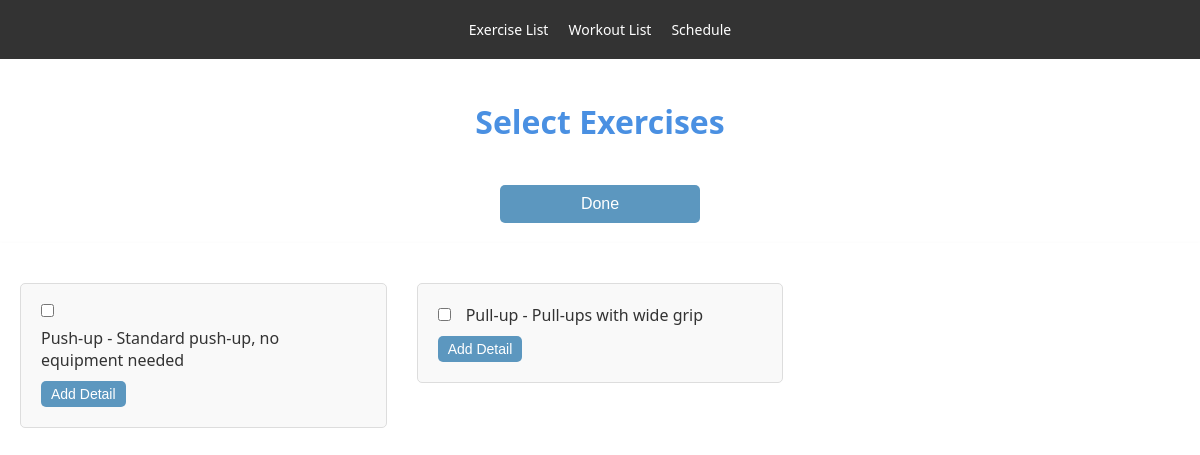
/select-exercise/4, run on an earlier commit of the app's database.
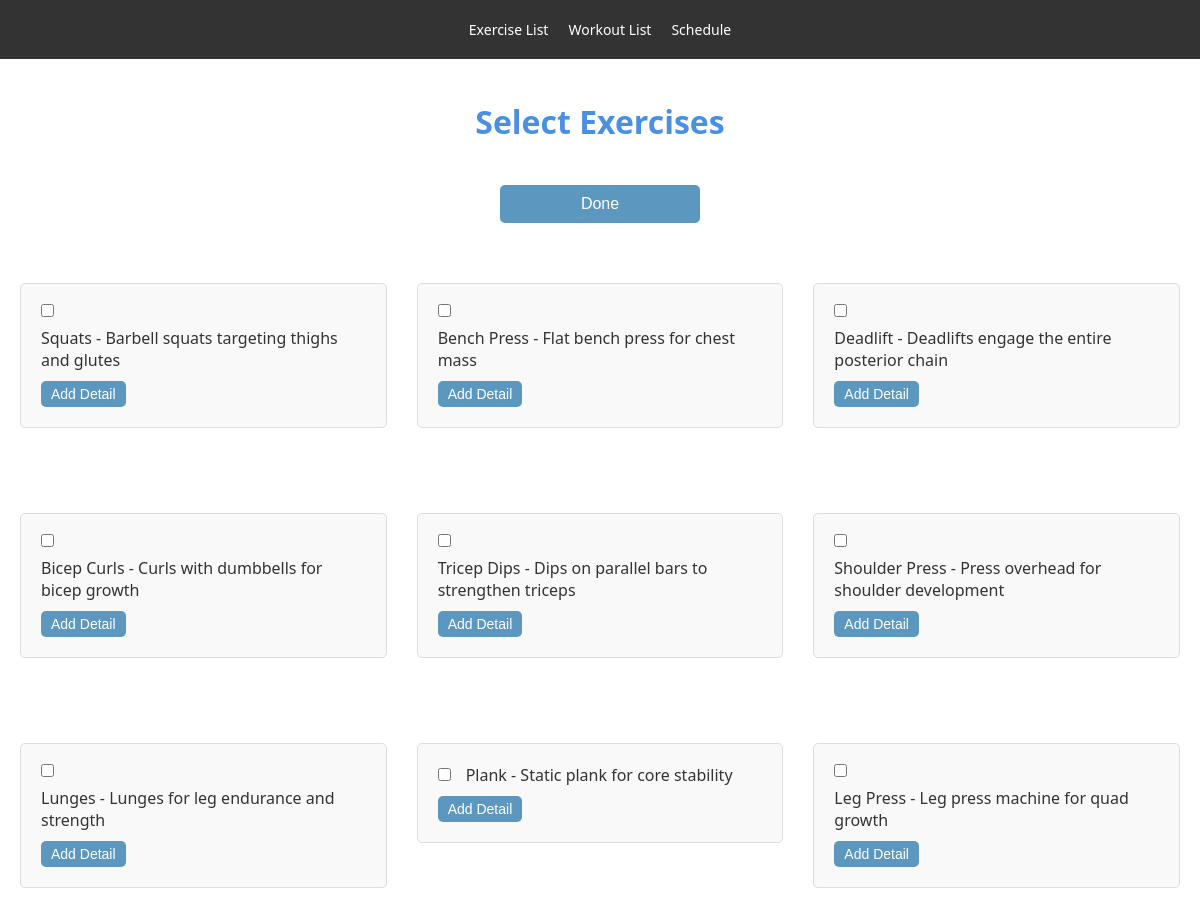
And on a later commit of the database.
### tables this page shows
CREATE TABLE Exercise (
    exercise_id INTEGER PRIMARY KEY,
    name TEXT,
    exercise_detail_id INTEGER,
    rating INTEGER CHECK (rating >= 1 AND rating <= 10),
    intensity TEXT CHECK (intensity IN ('Light', 'Moderate', 'Vigorous')),
    muscle_group TEXT CHECK (muscle_group IN ('Chest', 'Back', 'Shoulders', 'Arms', 'Abdominals', 'Lower Back', 'Hips', 'Thighs', 'Legs', 'Adductors and Abductors')),
    description TEXT,
    FOREIGN KEY (exercise_detail_id) REFERENCES Exercise_Detail(exercise_detail_id)
);

### app.py (the view)
@app.route('/select-exercise/<int:workout_id>')
def select_exercise(workout_id):
    try:
        exercises = get_exercises_without_details()  # Fetch exercises without details
        return render_template('select-exercise.html', exercises=exercises, workout_id=workout_id)
    except Exception as e:
        flash('Error fetching exercises: ' + str(e), 'error')
        return redirect(url_for('workout_list'))

### app.py (called while the page is built)
def get_db():
    if 'sqlite_db' not in g:
        g.sqlite_db = sqlite3.connect(DATABASE)
        g.sqlite_db.row_factory = sqlite3.Row
    return g.sqlite_db

def get_exercises_without_details():
    try:
        db = get_db()  # Assuming this function returns the database connection
        cur = db.cursor()
        cur.execute('''
            SELECT * FROM Exercise
        ''')
        rows = cur.fetchall()
        exercises = []
        for row in rows:
            exercise = dict(row)
            exercises.append(exercise)
        return exercises
    except Exception as e:
        raise RuntimeError("Error fetching exercises without details: " + str(e))

### templates/select-exercise.html (shortened to what this page needs)
<!DOCTYPE html>
<html lang="en">
<head>
    <link rel="stylesheet" href="{{ url_for('static', filename='styles.css') }}">
</head>
<body>
    <header>
        <nav>
            <ul>
                <li><a href="{{ url_for('exercise_list') }}">Exercise List</a></li>
                <li><a href="{{ url_for('workout_list') }}">Workout List</a></li>
                <li><a href="{{ url_for('schedule') }}">Schedule</a></li>
            </ul>
        </nav>
    </header>
    <h1>Select Exercises</h1>
    <button id="done-button" class="done-button">Done</button>
    <div id="exercises-container" class="exercises-container">
        {% for exercise in exercises %}
            <div class="exercise-container">
                <form class="exercise-form" data-exercise-id="{{ exercise.exercise_id }}">
                    <input type="checkbox" name="exercise-checkbox" id="exercise-{{ exercise.exercise_id }}" value="{{ exercise.exercise_id }}">
                    <label for="exercise-{{ exercise.exercise_id }}">{{ exercise.name }} - {{ exercise.description }}</label>
                    <button type="button" class="show-detail-button">Add Detail</button>
                </form>
            </div>
        {% endfor %}
    </div>
</body>
</html>

### static/styles.css (style rules this page uses)
body { font-family: 'Segoe UI', Tahoma, Geneva, Verdana, sans-serif; margin: 0; padding: 0; background-color: #ffffff; color: #333; height: 100vh; }
h1 { color: #4a90e2; text-align: center; padding: 20px 0; }
ul { list-style-type: none; padding: 0; }
li { font-size: 14px; color: #555; }
.exercise-container { margin-bottom: 20px; }
.exercise-form { display: flex; flex-wrap: wrap; align-items: center; padding: 10px; border: 1px solid #ccc; }
.exercise-form label, .exercise-form input, .exercise-form select, .exercise-form button { margin: 5px; }
.show-detail-button, .add-detail-button { margin-top: 10px; }
.container, .exercises-container, .workouts-container { display: grid; grid-template-columns: repeat(3, 1fr); gap: 30px; padding: 20px; max-width: 1200px; margin: 20px auto; box-shadow: 0 2px 6px rgba(0, 0, 0, 0.05); }
button, .btn { padding: 8px 15px; margin-right: 5px; font-size: 14px; color: #fff; background-color: #5c97bf; border: none; border-radius: 5px; cursor: pointer; }
nav { background: #333; color: #fff; padding: 20px 0; text-align: center; }
nav ul { padding: 0; margin: 0; display: flex; justify-content: center; }
nav ul li { display: inline-block; margin-right: 20px; }
nav ul li:last-child { margin-right: 0; }
nav ul li a { color: #fff; text-decoration: none; }
.exercise-form { margin-bottom: 15px; padding: 10px; border: 1px solid #ddd; background-color: #f9f9f9; }
.exercise-form label { margin-right: 10px; }
.exercise-form input[type="text"], .exercise-form input[type="checkbox"] { margin-right: 10px; }
.exercise-form { margin-top: 20px; background: #f9f9f9; padding: 15px; border-radius: 5px; }
.exercise-form button { padding: 5px 10px; background-color: #5c97bf; color: white; border: none; border-radius: 5px; cursor: pointer; }
.done-button { display: block; width: 200px; margin: 20px auto 0; padding: 10px; font-size: 16px; color: #fff; background-color: #5c97bf; border: none; border-radius: 5px; cursor: pointer; text-align: center; text-decoration: none; }

What changed in the data, as far as the page shows it:
removed Exercise: name "Push-up", description "Standard push-up, no equipment needed"
removed Exercise: name "Pull-up", description "Pull-ups with wide grip"
added Exercise: name "Squats", description "Barbell squats targeting thighs and glutes"
added Exercise: name "Bench Press", description "Flat bench press for chest mass"
added Exercise: name "Deadlift", description "Deadlifts engage the entire posterior chain"
added Exercise: name "Bicep Curls", description "Curls with dumbbells for bicep growth"
added Exercise: name "Tricep Dips", description "Dips on parallel bars to strengthen triceps"
added Exercise: name "Shoulder Press", description "Press overhead for shoulder development"
added Exercise: name "Lunges", description "Lunges for leg endurance and strength"
added Exercise: name "Plank", description "Static plank for core stability"
added Exercise: name "Leg Press", description "Leg press machine for quad growth"
